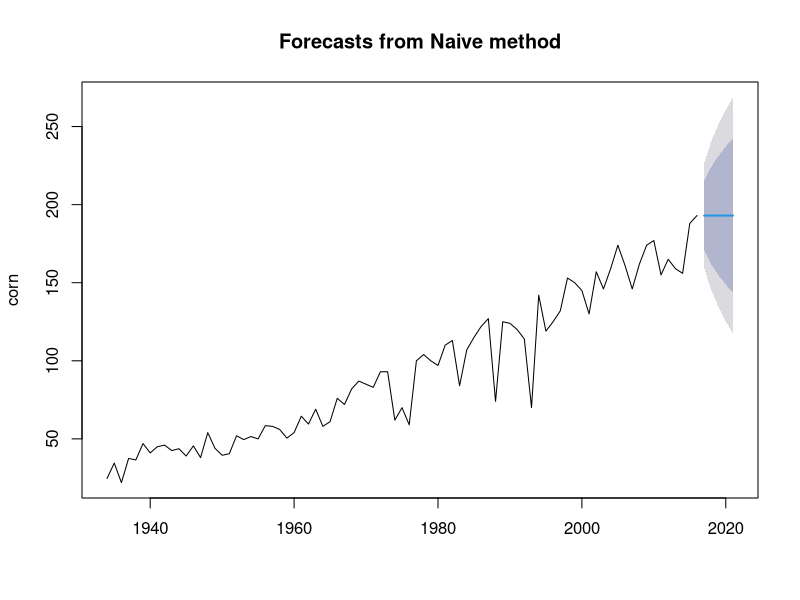
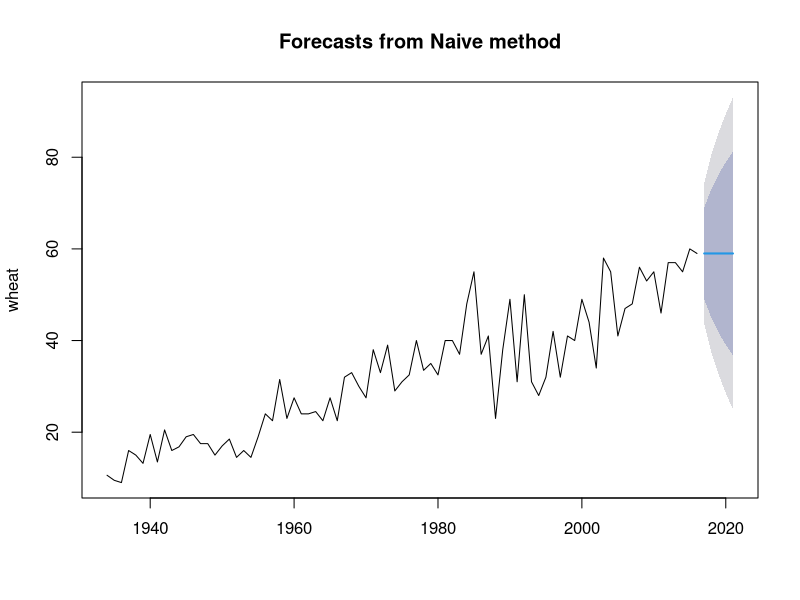
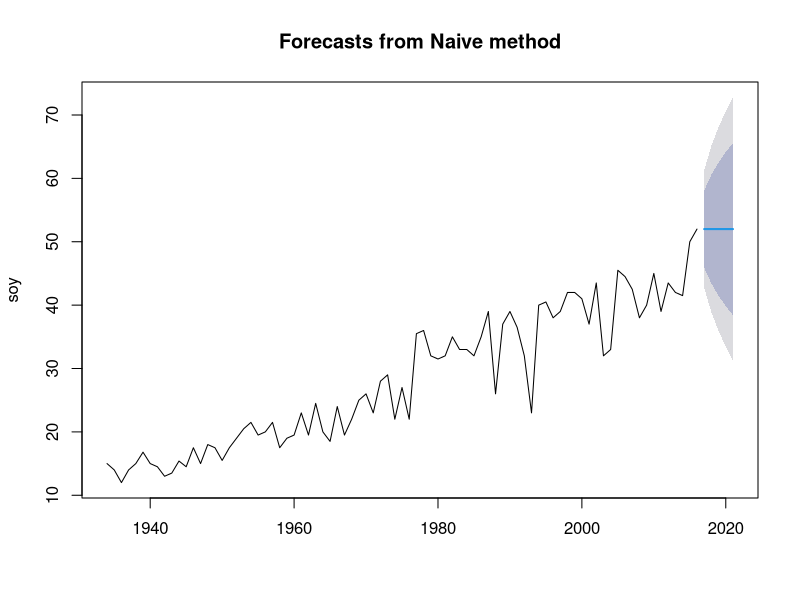
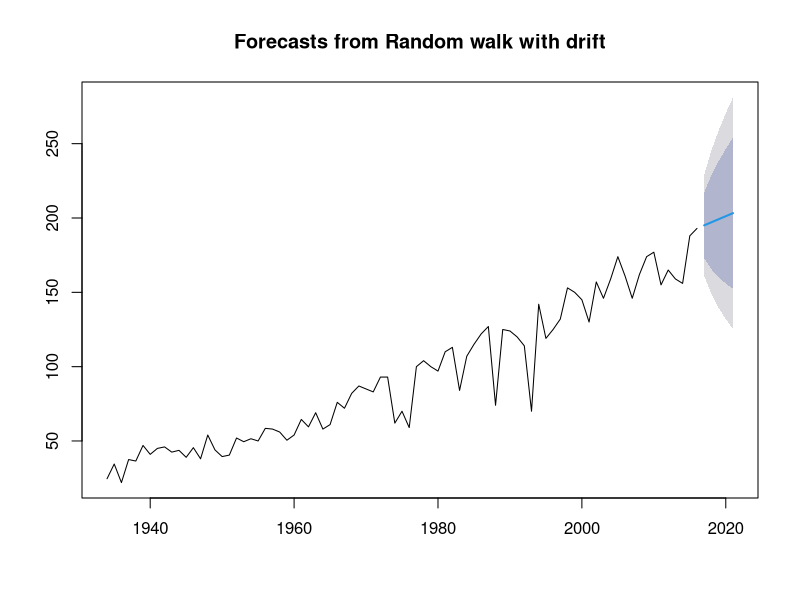
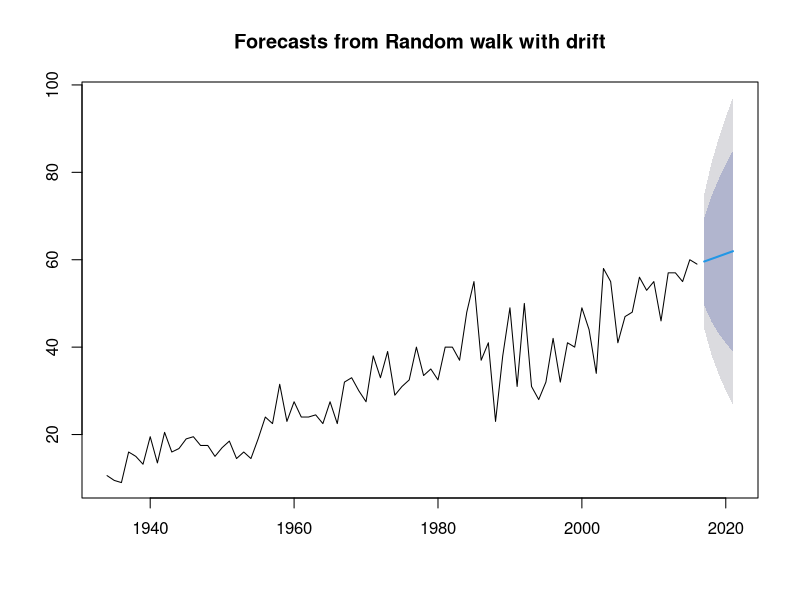
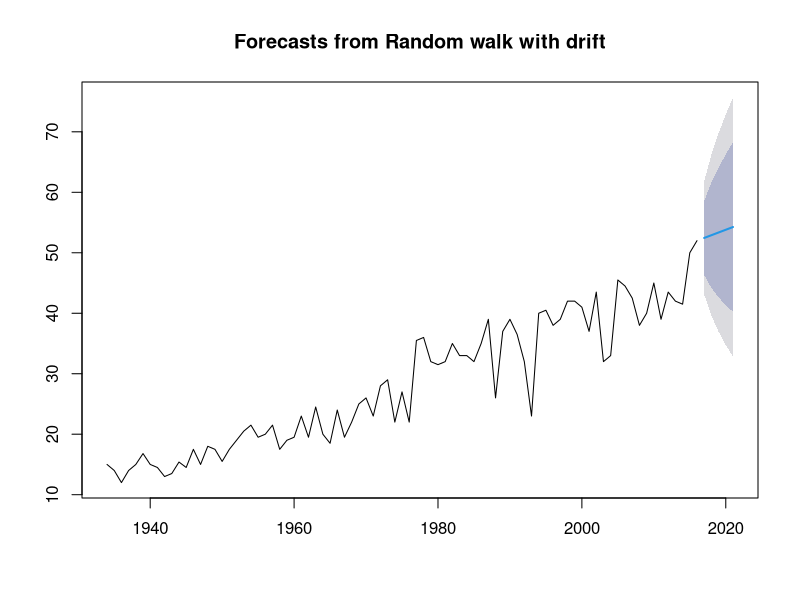
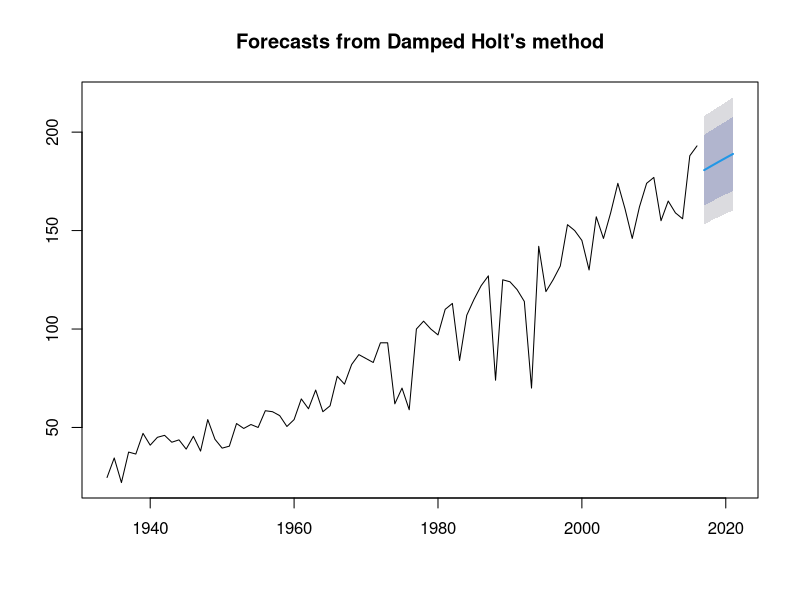
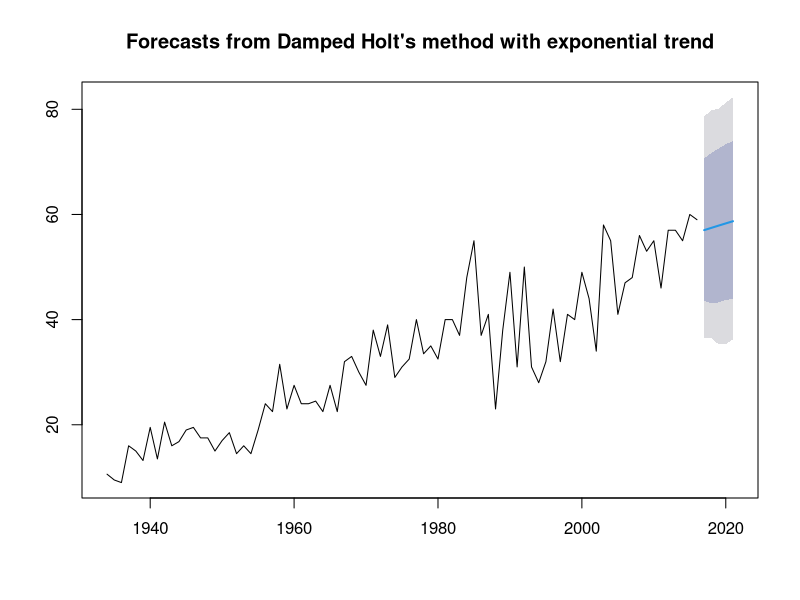

Source code (R) for these figures, in order:
## ---- chunk 1
knitr::opts_chunk$set(echo = TRUE)
## ---- chunk 2
library(tidyverse)
library(forecast)
## ---- chunk 3
ag_df = read.csv('MN_Ag_YieldsAndInputs.csv')
## ---- chunk 4
# only keep years where all 3 commodities have values
ag_df = ag_df[!is.na(ag_df$Soy_BUperAcre),] %>% arrange(Year)

# make into time series
corn_ts <- ts(ag_df$Corn_BUperAcre, start = min(ag_df$Year), frequency = 1)
wheat_ts <- ts(ag_df$Wheat_BUperAcre, start = min(ag_df$Year), frequency = 1)
soy_ts <- ts(ag_df$Soy_BUperAcre, start = min(ag_df$Year), frequency = 1)

# split train and test sets
first_test_yr <- 2017

corn_train <- window(corn_ts, end=first_test_yr-1)
corn_test <- window(corn_ts, start=first_test_yr)

wheat_train <- window(wheat_ts, end=first_test_yr-1)
wheat_test <- window(wheat_ts, start=first_test_yr)

soy_train <- window(soy_ts, end=first_test_yr-1)
soy_test <- window(soy_ts, start=first_test_yr)
## ---- chunk 5
h <- 5

# naive method
plot(naive(corn_train, h=h), ylab="corn")
plot(naive(wheat_train, h=h), ylab="wheat")
plot(naive(soy_train, h=h), ylab="soy")

# actual estimates
naive_predictions <- naive(corn_train, h=h)$mean
## ---- chunk 6
plot(rwf(corn_train, h=h, drift=T))
plot(rwf(wheat_train, h=h, drift=T))
plot(rwf(soy_train, h=h, drift=T))

# actual estimates
drift_predictions <- rwf(corn_train, h=h, drift=T)$mean
## ---- chunk 7
# holt method
plot(holt(corn_train, h=h, damped=T))
plot(holt(wheat_train, h=h, damped=T, exponential=T))
plot(holt(soy_train, h=h, damped=T))

# actual estimates
holt_predictions <- holt(corn_train, h=h, damped=T)$mean
## ---- chunk 8
lam <- BoxCox.lambda(corn_train)
# auto ARIMA, auto BoxCox
arima_mdl <- auto.arima(corn_train, lambda = lam)
arima_predictions <- (forecast(arima_mdl, h=h))$mean
plot(forecast(arima_mdl, h=h))
## ---- chunk 9
# put into data frame
preds <- cbind(naive_predictions, drift_predictions, holt_predictions, arima_predictions) %>% 
  as.tibble() %>%
  mutate(Year = seq(from=first_test_yr, to=max(ag_df$Year)))

write.csv(preds, "commodities_predictions.csv", row.names = FALSE)
